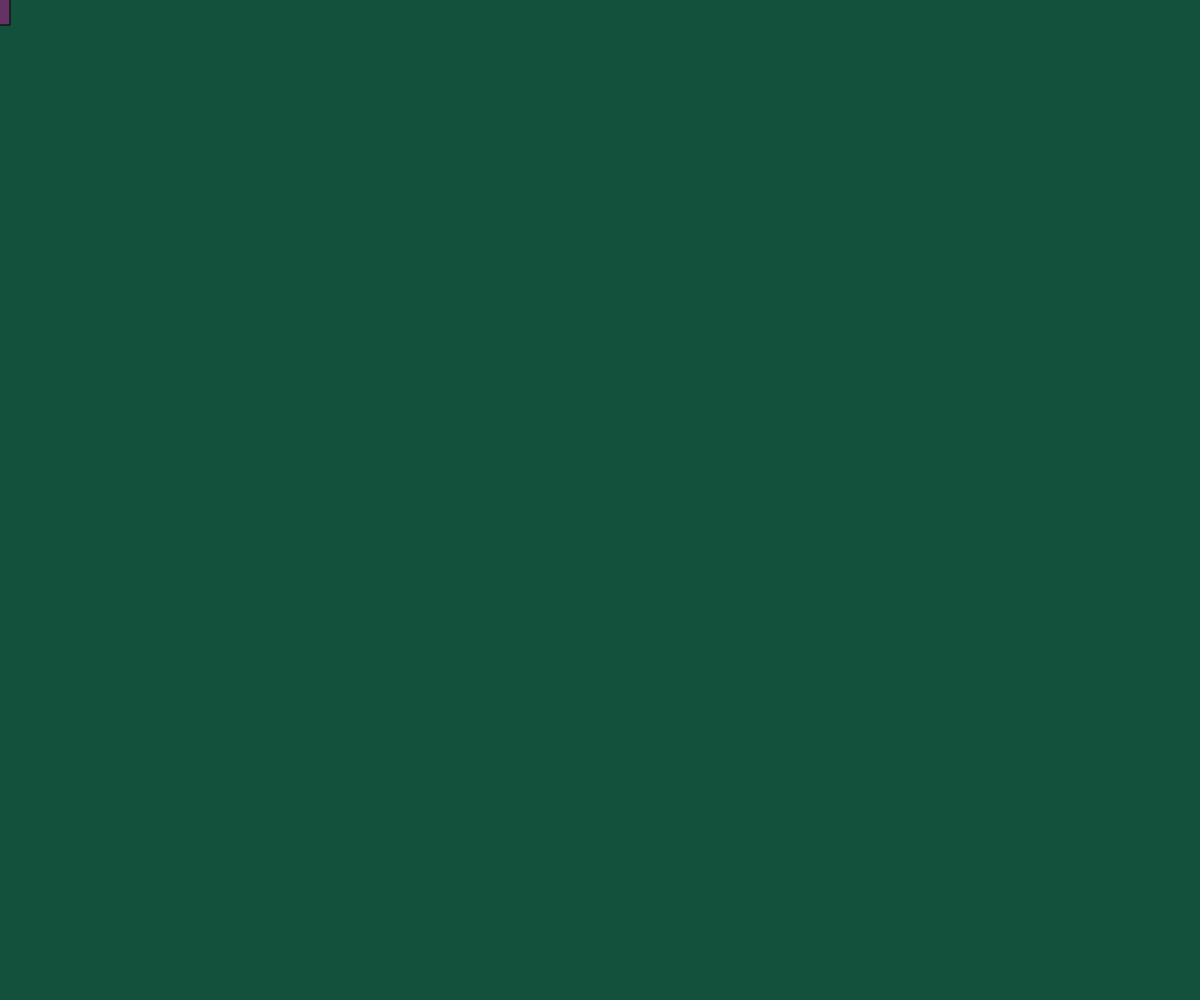
Frame 1 (no input)
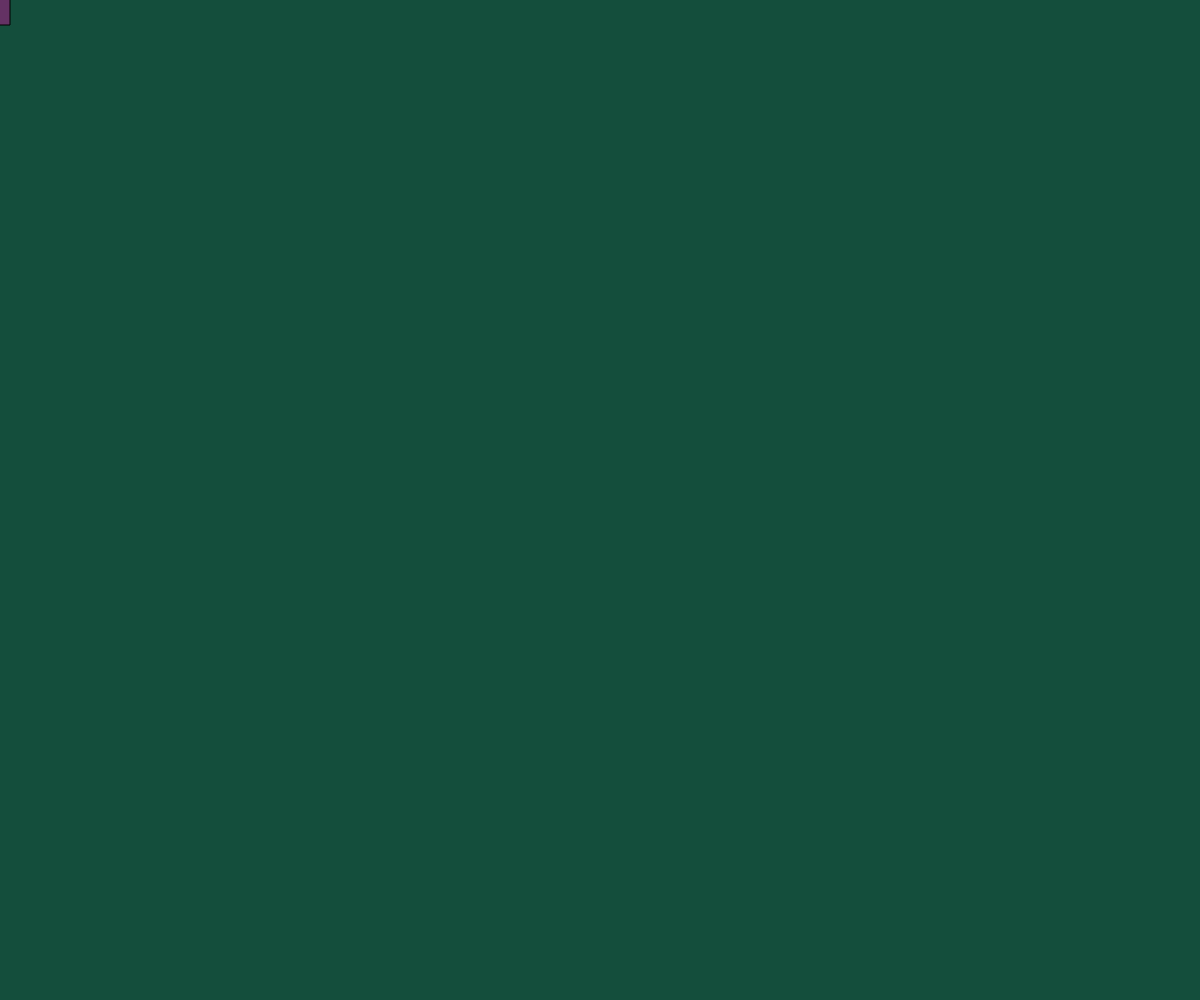
Frame 60 (no input)
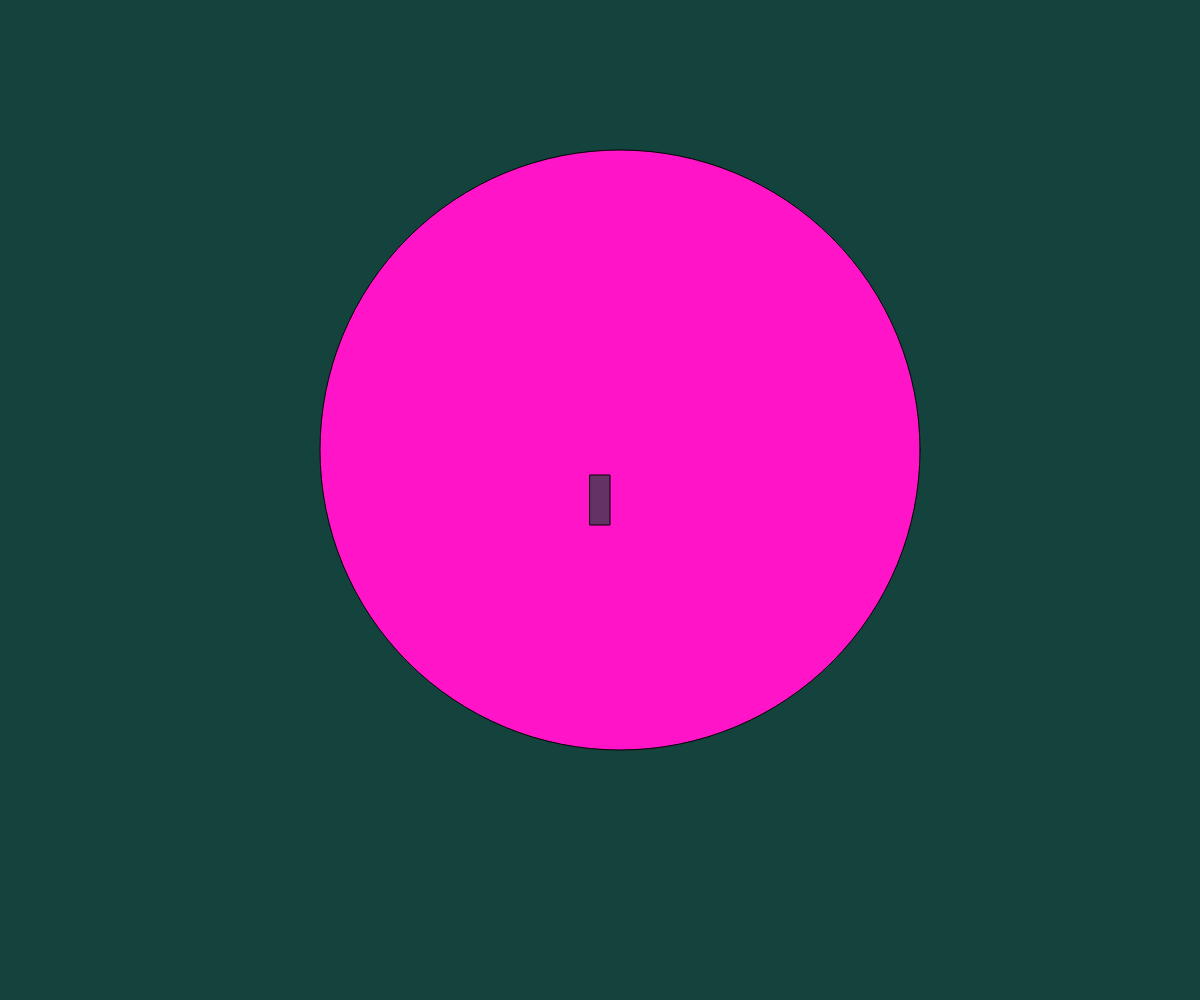
Frame 120 (the mouse pressed at the canvas centre since frame 60)

The p5.js sketch that drew these frames (run headless with seeded random() and noise() and a simulated clock; from frame 60 on, the mouse is pressed at the canvas centre):

// p5.js sketch
// ── sketch.js
function setup() {
  createCanvas(windowWidth, windowHeight);
  frameRate(144);
  background(0);
  rectMode(CENTER);
}
function draw() {
  background(20, random(90, 60), 60);
  fill(mouseY, 20, 200);
  circle(mouseX + 20, mouseY - 50, mouseX);
  fill(100, 50, 100);
  rect(mouseX, mouseY, 20, 50);
}
